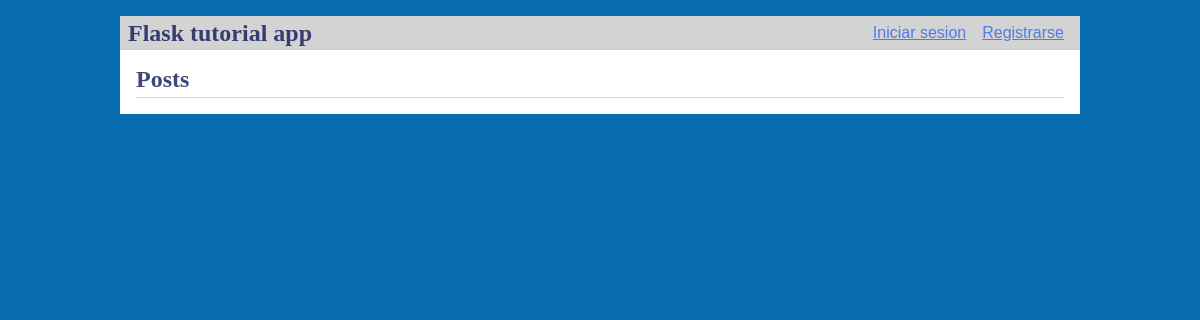
Before: / with the older database file.
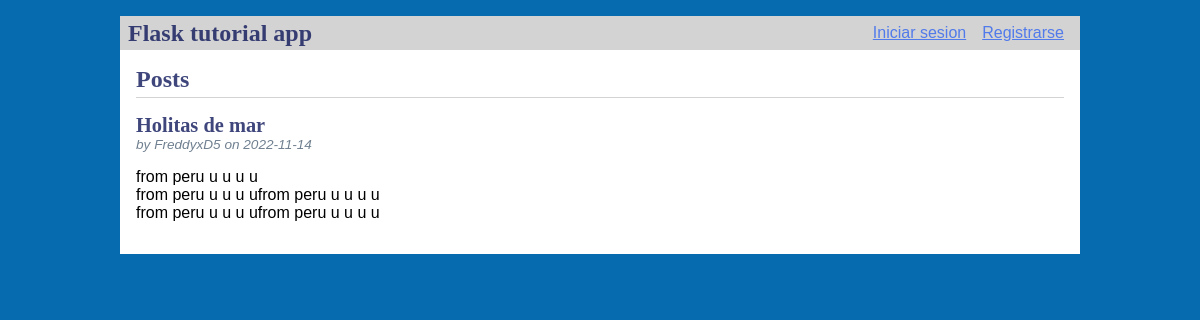
After: the same page with the newer database file.
### tables this page shows
CREATE TABLE post(
id INTEGER PRIMARY KEY AUTOINCREMENT,
author_id TEXT INTEGER NOT NULL,
created TIMESTAMP NOT NULL DEFAULT CURRENT_TIMESTAMP,
title TEXT NOT NULL,
body TEXT NOT NULL,
FOREIGN KEY (author_id) REFERENCES user (id)
);

CREATE TABLE user(
id INTEGER PRIMARY KEY AUTOINCREMENT,
username TEXT UNIQUE NOT NULL,
password TEXT NOT NULL
);

### flaskr/blog.py (the view)
@bp.route('/')
def index():
    db = get_db()
    posts = db.execute(
        'SELECT p.id, title, body, created, author_id, username'
        ' FROM post p join user u on p.author_id = u.id'
        ' order by created desc'
    ).fetchall()
    return render_template('blog/index.html', posts=posts)

### flaskr/auth.py (called while the page is built)
@bp.before_app_request
def load_logged_in_user():
    user_id = session.get('user_id')
    if user_id is None:
        g.user = None
    else:
        g.user = get_db().execute(
            'SELECT * FROM user WHERE id = ? ', (user_id,)
        ).fetchone()

### flaskr/db.py (called while the page is built)
def get_db():
    if 'db' not in g:
        g.db = sqlite3.connect(
            current_app.config['DATABASE'],
            detect_types=sqlite3.PARSE_DECLTYPES
        )
        g.db.row_factory = sqlite3.Row
    return g.db

### flaskr/templates/blog/index.html (shortened to what this page needs)
{% extends 'base.html' %}
{% block header %}
    <h1>{% block title %}Posts{% endblock %}</h1>
{% endblock %}
{% block content %}
    {% for post in posts %}
        <article class="post">
            <header>
                <div>
                    <h1>{{post['title']}}</h1>
                    <div class="about"> by {{ post['username'] }} on {{ post['created'].strftime('%Y-%m-%d') }}</div>
                </div>
            </header>
            <p class="body">{{ post['body'] }}</p>
        </article>
    {% endfor %}
{% endblock %}

### flaskr/templates/base.html (shortened to what this page needs)
<!doctype html>
<link rel="stylesheet" href="{{ url_for('static', filename ='style.css') }}">
<nav>
    <h1>Flask tutorial app</h1>
    <ul>
        {% if g.user %}
            <li><span>Bienvenido {{ g.user['username']}}</span></li>
            <li><a href="{{ url_for('auth.logout')}}">Salir</a></li>
        {% else %}
        <li><a href="{{ url_for('auth.login')}}">Iniciar sesion</a></li>
        <li><a href="{{ url_for('auth.register')}}">Registrarse</a></li>
        {% endif %}
    </ul>
</nav>
<section class="content">
    <header>
        {% block header %}{% endblock %}
    </header>
    {% block content %}{% endblock %}
</section>

### flaskr/static/style.css (style rules this page uses)
h1 { font-family: serif; color: #091256c7; margin: 1rem 0; }
a { color: #1652f5af; }
nav { background: lightgray; display: flex; align-items: center; padding: 0 0.5rem; }
nav h1 { flex: auto; margin: 0; }
nav ul { display: flex; list-style: none; margin: 0; padding: 0; }
nav ul li a, nav ul li span, header .action { display: block; padding: 0.5rem; }
.content { padding: 0 1rem 1rem; }
.content > header { border-bottom: 1px solid lightgray; display: flex; align-items: flex-end; }
.content > header h1 { flex: auto; margin: 1rem 0 0.25rem 0; }
.post > header { display: flex; align-items: flex-end; font-size: 0.85em; }
.post > header > div:first-of-type { flex: auto; }
.post > header h1 { font-size: 1.5em; margin-bottom: 0; }
.post .about { color: slategray; font-style: italic; }
.post .body { white-space: pre-line; }
.content:last-child { margin-bottom: 0; }

Changed rows visible on the page:
added post: title "Holitas de mar", username "FreddyxD5", created "2022-11-14", body "from peru u u u u from peru u u u ufrom peru u u u u from peru u u u ufrom peru u u u u"
